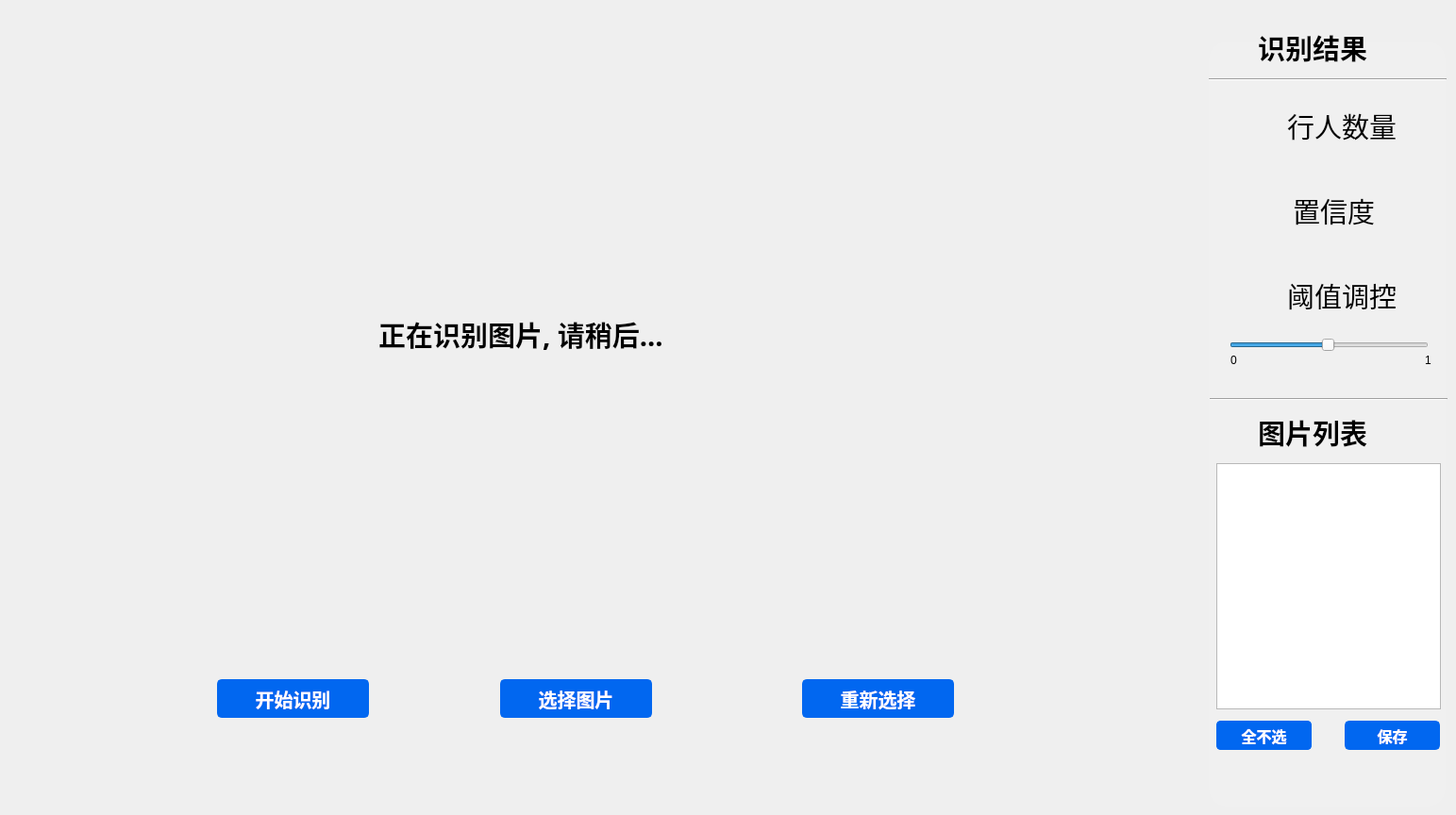
    <widget class="QWidget" name="pic_module">
     <attribute name="title">
      <string>图片行人检测</string>
     </attribute>
     <widget class="QPushButton" name="pic">
      <property name="geometry">
       <rect>
        <x>461</x>
        <y>226</y>
        <width>281</width>
        <height>271</height>
       </rect>
      </property>
      <property name="cursor">
       <cursorShape>ArrowCursor</cursorShape>
      </property>
      <property name="styleSheet">
       <string notr="true">QPushButton{
border: none;
}
QBUshButton::hover{
border: 1px solid white;
border-radius: 15px;
}</string>
      </property>
      <property name="text">
       <string/>
      </property>
      <property name="icon">
       <iconset>
        <normaloff>../../images/picture_tab.png</normaloff>../../images/picture_tab.png</iconset>
      </property>
      <property name="iconSize">
       <size>
        <width>400</width>
        <height>400</height>
       </size>
      </property>
     </widget>
     <widget class="QPushButton" name="save">
      <property name="geometry">
       <rect>
        <x>1425</x>
        <y>764</y>
        <width>101</width>
        <height>31</height>
       </rect>
      </property>
      <property name="font">
       <font>
        <family>Roman time</family>
        <pointsize>12</pointsize>
        <weight>75</weight>
        <bold>true</bold>
       </font>
      </property>
      <property name="cursor">
       <cursorShape>PointingHandCursor</cursorShape>
      </property>
      <property name="styleSheet">
       <string notr="true">QPushButton{background-color:#0167F0;
                    border:2px solid #0167F0;
                    border-radius:5px;
                    color:white
                  }
                  QPushButton:hover
                  {
                    border:1px solid #0167F0;
                    border-radius:5px;
                    color:white;
					font-size:19px;
                  }
                  QPushButton:hover:pressed
                  {
                    border:1px solid #60C9F9;
                    border-radius:17px;
                    height:17px;
                    font-size:18px;
                    color:white;
}
</string>
      </property>
      <property name="text">
       <string>保存</string>
      </property>
      <property name="iconSize">
       <size>
        <width>80</width>
        <height>80</height>
       </size>
      </property>
     </widget>
     <widget class="QPushButton" name="pushButton">
      <property name="geometry">
       <rect>
        <x>90</x>
        <y>60</y>
        <width>54</width>
        <height>50</height>
       </rect>
      </property>
      <property name="styleSheet">
       <string notr="true">QPushButton{
border: none;
}</string>
      </property>
      <property name="text">
       <string/>
      </property>
      <property name="icon">
       <iconset>
        <normaloff>../../images/rightangle_tl(2).png</normaloff>../../images/rightangle_tl(2).png</iconset>
      </property>
      <property name="iconSize">
       <size>
        <width>50</width>
        <height>50</height>
       </size>
      </property>
     </widget>
     <widget class="QPushButton" name="pushButton_2">
      <property name="geometry">
       <rect>
        <x>90</x>
        <y>642</y>
        <width>54</width>
        <height>50</height>
       </rect>
      </property>
      <property name="styleSheet">
       <string notr="true">QPushButton{
border: none;
}</string>
      </property>
      <property name="text">
       <string/>
      </property>
      <property name="icon">
       <iconset>
        <normaloff>../../images/rightangle_bl(2).png</normaloff>../../images/rightangle_bl(2).png</iconset>
      </property>
      <property name="iconSize">
       <size>
        <width>50</width>
        <height>50</height>
       </size>
      </property>
     </widget>
     <widget class="QPushButton" name="pushButton_3">
      <property name="geometry">
       <rect>
        <x>1098</x>
        <y>60</y>
        <width>54</width>
        <height>50</height>
       </rect>
      </property>
      <property name="styleSheet">
       <string notr="true">QPushButton{
border: none;
}</string>
      </property>
      <property name="text">
       <string/>
      </property>
      <property name="icon">
       <iconset>
        <normaloff>../../images/rightangle_tr(2).png</normaloff>../../images/rightangle_tr(2).png</iconset>
      </property>
      <property name="iconSize">
       <size>
        <width>50</width>
        <height>50</height>
       </size>
      </property>
     </widget>
     <widget class="QPushButton" name="pushButton_4">
      <property name="geometry">
       <rect>
        <x>1098</x>
        <y>642</y>
        <width>54</width>
        <height>50</height>
       </rect>
      </property>
      <property name="styleSheet">
       <string notr="true">QPushButton{
border: none;
}</string>
      </property>
      <property name="text">
       <string/>
      </property>
      <property name="icon">
       <iconset>
        <normaloff>../../images/rightangle_br(2).png</normaloff>../../images/rightangle_br(2).png</iconset>
      </property>
      <property name="iconSize">
       <size>
        <width>50</width>
        <height>50</height>
       </size>
      </property>
     </widget>
     <widget class="QLabel" name="label_2">
      <property name="geometry">
       <rect>
        <x>1333</x>
        <y>32</y>
        <width>152</width>
        <height>37</height>
       </rect>
      </property>
      <property name="font">
       <font>
        <family>楷体</family>
        <pointsize>22</pointsize>
        <weight>75</weight>
        <bold>true</bold>
       </font>
      </property>
      <property name="text">
       <string>识别结果</string>
      </property>
     </widget>
     <widget class="Line" name="line_12">
      <property name="geometry">
       <rect>
        <x>1281</x>
        <y>74</y>
        <width>252</width>
        <height>20</height>
       </rect>
      </property>
      <property name="orientation">
       <enum>Qt::Horizontal</enum>
      </property>
     </widget>
     <widget class="QPushButton" name="reselect_img">
      <property name="geometry">
       <rect>
        <x>850</x>
        <y>720</y>
        <width>161</width>
        <height>41</height>
       </rect>
      </property>
      <property name="font">
       <font>
        <family>Roman time</family>
        <pointsize>15</pointsize>
        <weight>75</weight>
        <bold>true</bold>
       </font>
      </property>
      <property name="cursor">
       <cursorShape>PointingHandCursor</cursorShape>
      </property>
      <property name="styleSheet">
       <string notr="true">QPushButton{background-color:#0167F0;
                    border:2px solid #0167F0;
                    border-radius:5px;
                    color:white
                  }
                  QPushButton:hover
                  {
                    border:1px solid #0167F0;
                    border-radius:5px;
                    color:white;
					font-size:24px;
                  }
                  QPushButton:hover:pressed
                  {
                    border:1px solid #60C9F9;
                    border-radius:17px;
                    height:17px;
                    font-size:23px;
                    color:white;
}
</string>
      </property>
      <property name="text">
       <string>重新选择</string>
      </property>
      <property name="iconSize">
       <size>
        <width>80</width>
        <height>80</height>
       </size>
      </property>
     </widget>
     <widget class="QPushButton" name="picture_8">
      <property name="geometry">
       <rect>
        <x>1290</x>
        <y>98</y>
        <width>69</width>
        <height>65</height>
       </rect>
      </property>
      <property name="cursor">
       <cursorShape>PointingHandCursor</cursorShape>
      </property>
      <property name="styleSheet">
       <string notr="true">QPushButton{
border: none;
}
QBUshButton::hover{
border: 1px solid white;
border-radius: 15px;
}</string>
      </property>
      <property name="text">
       <string/>
      </property>
      <property name="icon">
       <iconset>
        <normaloff>../../images/count.png</normaloff>../../images/count.png</iconset>
      </property>
      <property name="iconSize">
       <size>
        <width>55</width>
        <height>55</height>
       </size>
      </property>
     </widget>
     <widget class="QLabel" name="count_img">
      <property name="geometry">
       <rect>
        <x>1364</x>
        <y>115</y>
        <width>152</width>
        <height>37</height>
       </rect>
      </property>
      <property name="font">
       <font>
        <family>楷体</family>
        <pointsize>22</pointsize>
        <weight>50</weight>
        <bold>false</bold>
       </font>
      </property>
      <property name="text">
       <string>行人数量</string>
      </property>
     </widget>
     <widget class="QPushButton" name="picture_9">
      <property name="geometry">
       <rect>
        <x>1298</x>
        <y>197</y>
        <width>54</width>
        <height>50</height>
       </rect>
      </property>
      <property name="cursor">
       <cursorShape>PointingHandCursor</cursorShape>
      </property>
      <property name="styleSheet">
       <string notr="true">QPushButton{
border: none;
}
QBUshButton::hover{
border: 1px solid white;
border-radius: 15px;
}</string>
      </property>
      <property name="text">
       <string/>
      </property>
      <property name="icon">
       <iconset>
        <normaloff>../../images/confidence_coefficient.png</normaloff>../../images/confidence_coefficient.png</iconset>
      </property>
      <property name="iconSize">
       <size>
        <width>50</width>
        <height>50</height>
       </size>
      </property>
     </widget>
     <widget class="QLabel" name="confidence_coefficient_img">
      <property name="geometry">
       <rect>
        <x>1370</x>
        <y>205</y>
        <width>114</width>
        <height>37</height>
       </rect>
      </property>
      <property name="font">
       <font>
        <family>楷体</family>
        <pointsize>22</pointsize>
        <weight>50</weight>
        <bold>false</bold>
       </font>
      </property>
      <property name="text">
       <string>置信度</string>
      </property>
     </widget>
     <widget class="QSlider" name="Slider">
      <property name="geometry">
       <rect>
        <x>1303</x>
        <y>355</y>
        <width>211</width>
        <height>22</height>
       </rect>
      </property>
      <property name="cursor">
       <cursorShape>ClosedHandCursor</cursorShape>
      </property>
      <property name="minimum">
       <number>1</number>
      </property>
      <property name="maximum">
       <number>100</number>
      </property>
      <property name="singleStep">
       <number>1</number>
      </property>
      <property name="pageStep">
       <number>1</number>
      </property>
      <property name="value">
       <number>50</number>
      </property>
      <property name="sliderPosition">
       <number>50</number>
      </property>
      <property name="orientation">
       <enum>Qt::Horizontal</enum>
      </property>
     </widget>
     <widget class="QLabel" name="threshold_img">
      <property name="geometry">
       <rect>
        <x>1364</x>
        <y>295</y>
        <width>152</width>
        <height>37</height>
       </rect>
      </property>
      <property name="font">
       <font>
        <family>楷体</family>
        <pointsize>22</pointsize>
        <weight>50</weight>
        <bold>false</bold>
       </font>
      </property>
      <property name="text">
       <string>阈值调控</string>
      </property>
     </widget>
     <widget class="QPushButton" name="picture_10">
      <property name="geometry">
       <rect>
        <x>1300</x>
        <y>285</y>
        <width>54</width>
        <height>50</height>
       </rect>
      </property>
      <property name="cursor">
       <cursorShape>PointingHandCursor</cursorShape>
      </property>
      <property name="styleSheet">
       <string notr="true">QPushButton{
border: none;
}
QBUshButton::hover{
border: 1px solid white;
border-radius: 15px;
}</string>
      </property>
      <property name="text">
       <string/>
      </property>
      <property name="icon">
       <iconset>
        <normaloff>../../images/threshold.png</normaloff>../../images/threshold.png</iconset>
      </property>
      <property name="iconSize">
       <size>
        <width>53</width>
        <height>53</height>
       </size>
      </property>
     </widget>
     <widget class="QLabel" name="represent_img">
      <property name="geometry">
       <rect>
        <x>141</x>
        <y>106</y>
        <width>960</width>
        <height>540</height>
       </rect>
      </property>
      <property name="styleSheet">
       <string notr="true">QLabel{
background-color:
}</string>
      </property>
      <property name="text">
       <string/>
      </property>
     </widget>
     <widget class="QLabel" name="label">
      <property name="geometry">
       <rect>
        <x>1304</x>
        <y>374</y>
        <width>8</width>
        <height>15</height>
       </rect>
      </property>
      <property name="text">
       <string>0</string>
      </property>
     </widget>
     <widget class="QLabel" name="label_6">
      <property name="geometry">
       <rect>
        <x>1510</x>
        <y>374</y>
        <width>8</width>
        <height>15</height>
       </rect>
      </property>
      <property name="text">
       <string>1</string>
      </property>
     </widget>
     <widget class="QPushButton" name="submit_img">
      <property name="geometry">
       <rect>
        <x>230</x>
        <y>720</y>
        <width>161</width>
        <height>41</height>
       </rect>
      </property>
      <property name="font">
       <font>
        <family>Roman time</family>
        <pointsize>15</pointsize>
        <weight>75</weight>
        <bold>true</bold>
       </font>
      </property>
      <property name="cursor">
       <cursorShape>PointingHandCursor</cursorShape>
      </property>
      <property name="styleSheet">
       <string notr="true">QPushButton{background-color:#0167F0;
                    border:2px solid #0167F0;
                    border-radius:5px;
                    color:white
                  }
                  QPushButton:hover
                  {
                    border:1px solid #0167F0;
                    border-radius:5px;
                    color:white;
					font-size:24px;
                  }
                  QPushButton:hover:pressed
                  {
                    border:1px solid #60C9F9;
                    border-radius:17px;
                    height:17px;
                    font-size:23px;
                    color:white;
}
</string>
      </property>
      <property name="text">
       <string>开始识别</string>
      </property>
      <property name="iconSize">
       <size>
        <width>80</width>
        <height>80</height>
       </size>
      </property>
     </widget>
     <widget class="QPushButton" name="picture">
      <property name="geometry">
       <rect>
        <x>530</x>
        <y>720</y>
        <width>161</width>
        <height>41</height>
       </rect>
      </property>
      <property name="font">
       <font>
        <family>Roman time</family>
        <pointsize>15</pointsize>
        <weight>75</weight>
        <bold>true</bold>
       </font>
      </property>
      <property name="cursor">
       <cursorShape>PointingHandCursor</cursorShape>
      </property>
      <property name="styleSheet">
       <string notr="true">QPushButton{background-color:#0167F0;
                    border:2px solid #0167F0;
                    border-radius:5px;
                    color:white
                  }
                  QPushButton:hover
                  {
                    border:1px solid #0167F0;
                    border-radius:5px;
                    color:white;
					font-size:24px;
                  }
                  QPushButton:hover:pressed
                  {
                    border:1px solid #60C9F9;
                    border-radius:17px;
                    height:17px;
                    font-size:23px;
                    color:white;
}
</string>
      </property>
      <property name="text">
       <string>选择图片</string>
      </property>
      <property name="iconSize">
       <size>
        <width>80</width>
        <height>80</height>
       </size>
      </property>
     </widget>
     <widget class="QListWidget" name="img_list">
      <property name="geometry">
       <rect>
        <x>1289</x>
        <y>491</y>
        <width>238</width>
        <height>261</height>
       </rect>
      </property>
     </widget>
     <widget class="Line" name="line_14">
      <property name="geometry">
       <rect>
        <x>1282</x>
        <y>413</y>
        <width>252</width>
        <height>20</height>
       </rect>
      </property>
      <property name="orientation">
       <enum>Qt::Horizontal</enum>
      </property>
     </widget>
     <widget class="QLabel" name="label_8">
      <property name="geometry">
       <rect>
        <x>1333</x>
        <y>440</y>
        <width>152</width>
        <height>37</height>
       </rect>
      </property>
      <property name="font">
       <font>
        <family>楷体</family>
        <pointsize>22</pointsize>
        <weight>75</weight>
        <bold>true</bold>
       </font>
      </property>
      <property name="text">
       <string>图片列表</string>
      </property>
     </widget>
     <widget class="QLabel" name="label_9">
      <property name="geometry">
       <rect>
        <x>1281</x>
        <y>44</y>
        <width>251</width>
        <height>811</height>
       </rect>
      </property>
      <property name="styleSheet">
       <string notr="true">QLabel{
background-color: #f0f0f0;
border-radius: 20px;
}</string>
      </property>
      <property name="text">
       <string/>
      </property>
     </widget>
     <widget class="QPushButton" name="allchecked">
      <property name="geometry">
       <rect>
        <x>1289</x>
        <y>764</y>
        <width>101</width>
        <height>31</height>
       </rect>
      </property>
      <property name="font">
       <font>
        <family>Roman time</family>
        <pointsize>12</pointsize>
        <weight>75</weight>
        <bold>true</bold>
       </font>
      </property>
      <property name="cursor">
       <cursorShape>PointingHandCursor</cursorShape>
      </property>
      <property name="styleSheet">
       <string notr="true">QPushButton{background-color:#0167F0;
                    border:2px solid #0167F0;
                    border-radius:5px;
                    color:white
                  }
                  QPushButton:hover
                  {
                    border:1px solid #0167F0;
                    border-radius:5px;
                    color:white;
					font-size:19px;
                  }
                  QPushButton:hover:pressed
                  {
                    border:1px solid #60C9F9;
                    border-radius:17px;
                    height:17px;
                    font-size:18px;
                    color:white;
}
</string>
      </property>
      <property name="text">
       <string>全选</string>
      </property>
      <property name="iconSize">
       <size>
        <width>80</width>
        <height>80</height>
       </size>
      </property>
     </widget>
     <widget class="QPushButton" name="allunchecked">
      <property name="geometry">
       <rect>
        <x>1289</x>
        <y>764</y>
        <width>101</width>
        <height>31</height>
       </rect>
      </property>
      <property name="font">
       <font>
        <family>Roman time</family>
        <pointsize>12</pointsize>
        <weight>75</weight>
        <bold>true</bold>
       </font>
      </property>
      <property name="cursor">
       <cursorShape>PointingHandCursor</cursorShape>
      </property>
      <property name="styleSheet">
       <string notr="true">QPushButton{background-color:#0167F0;
                    border:2px solid #0167F0;
                    border-radius:5px;
                    color:white
                  }
                  QPushButton:hover
                  {
                    border:1px solid #0167F0;
                    border-radius:5px;
                    color:white;
					font-size:19px;
                  }
                  QPushButton:hover:pressed
                  {
                    border:1px solid #60C9F9;
                    border-radius:17px;
                    height:17px;
                    font-size:18px;
                    color:white;
}
</string>
      </property>
      <property name="text">
       <string>全不选</string>
      </property>
      <property name="iconSize">
       <size>
        <width>80</width>
        <height>80</height>
       </size>
      </property>
     </widget>
     <widget class="QLabel" name="waiting">
      <property name="geometry">
       <rect>
        <x>401</x>
        <y>336</y>
        <width>451</width>
        <height>37</height>
       </rect>
      </property>
      <property name="font">
       <font>
        <family>楷体</family>
        <pointsize>22</pointsize>
        <weight>75</weight>
        <bold>true</bold>
       </font>
      </property>
      <property name="text">
       <string>正在识别图片, 请稍后...</string>
      </property>
     </widget>
     <zorder>waiting</zorder>
     <zorder>pic</zorder>
     <zorder>label_9</zorder>
     <zorder>save</zorder>
     <zorder>pushButton</zorder>
     <zorder>pushButton_2</zorder>
     <zorder>pushButton_3</zorder>
     <zorder>pushButton_4</zorder>
     <zorder>label_2</zorder>
     <zorder>line_12</zorder>
     <zorder>reselect_img</zorder>
     <zorder>picture_8</zorder>
     <zorder>count_img</zorder>
     <zorder>picture_9</zorder>
     <zorder>confidence_coefficient_img</zorder>
     <zorder>Slider</zorder>
     <zorder>threshold_img</zorder>
     <zorder>picture_10</zorder>
     <zorder>label</zorder>
     <zorder>label_6</zorder>
     <zorder>submit_img</zorder>
     <zorder>picture</zorder>
     <zorder>img_list</zorder>
     <zorder>line_14</zorder>
     <zorder>label_8</zorder>
     <zorder>allchecked</zorder>
     <zorder>allunchecked</zorder>
     <zorder>represent_img</zorder>
    </widget>
